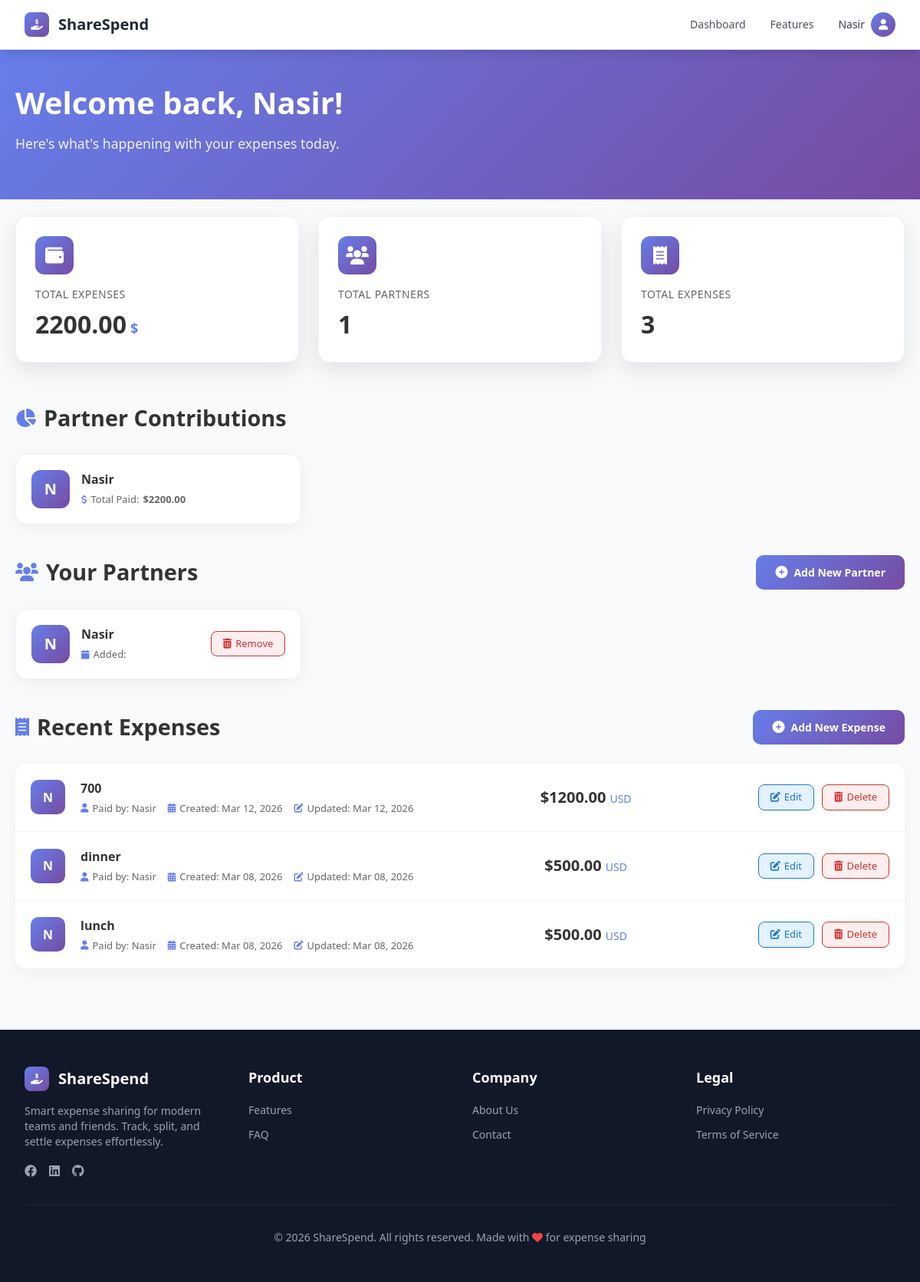
The app's page /dashboard/ (signed in) with its own data.
### Partners/models.py (models this page shows, shortened)
class Partner(models.Model):
    user_id = models.IntegerField(default=0)
    name = models.CharField(max_length=100)

### Expenses/models.py (models this page shows, shortened)
class Expenses(models.Model):
    user= models.ForeignKey(User, on_delete=models.CASCADE)
    partner= models.ForeignKey(Partner, on_delete=models.CASCADE)
    amount=models.DecimalField(max_digits=10, decimal_places=2)
    description=models.TextField()
    created_at = models.DateTimeField(auto_now_add=True)
    updated_at = models.DateTimeField(auto_now=True)

### Dashboard/views.py (the view)
# urls.py: path('dashboard/', views.dashboard_view, name='dashboard'),
@login_required(login_url='Authentication:login')
def dashboard_view(request):
    expenses_list=Expenses.objects.filter(user_id=request.user.id)
    sorted_expenses = sorted(expenses_list,  key=attrgetter('created_at'), reverse=True)
    partners_list=Partner.objects.filter(user_id=request.user.id)
    total_expenses = 0
    budget_list={}
    for expense in sorted_expenses:
        total_expenses += expense.amount
        if expense.partner.name in budget_list:
            budget_list[expense.partner.name] += expense.amount
        else:
            budget_list[expense.partner.name] = expense.amount
    return render(request, 'Dashboard/dashboard.html' , {'Expenses_list': sorted_expenses , 'Partners_list': partners_list ,'total_budget' : total_expenses , 'budget_list' : budget_list })

### templates/Dashboard/dashboard.html (shortened to what this page needs)
{% extends 'base.html' %}
{% block content %}
<div class="dashboard-header">
    <div class="welcome-section">
        <h1 class="welcome-title">Welcome back, {{ user.username }}! </h1>
        <p class="welcome-subtitle">Here's what's happening with your expenses today.</p>
    </div>
</div><br><br><br>
<div class="stats-grid">
    <div class="stat-card">
        <div class="stat-icon">
            <i class="fas fa-wallet"></i>
        </div>
        <div class="stat-label">Total Expenses</div>
        <div class="stat-value">
            {{ total_budget|default:'0' }}<span class="stat-currency">$</span>
        </div>
    </div>
    <div class="stat-card">
        <div class="stat-icon">
            <i class="fas fa-users"></i>
        </div>
        <div class="stat-label">Total Partners</div>
        <div class="stat-value">
            {{ Partners_list|length|default:'0' }}
        </div>
    </div>
    <div class="stat-card">
        <div class="stat-icon">
            <i class="fas fa-receipt"></i>
        </div>
        <div class="stat-label">Total Expenses</div>
        <div class="stat-value">
            {{ Expenses_list|length|default:'0' }}
        </div>
    </div>
</div>
<div class="dashboard-content">
    {% if budget_list %}
    <div class="section-header">
        <div class="section-title">
            <i class="fas fa-chart-pie"></i>
            <h2>Partner Contributions</h2>
        </div>
    </div>
    <div class="partners-grid">
        {% for name, amount in budget_list.items %}
        <div class="partner-card">
            <div class="partner-info">
                <div class="partner-avatar">
                    {{ name|first|upper }}
                </div>
                <div class="partner-details">
                    <h3>{{ name }}</h3>
                    <p>
                        <i class="fas fa-dollar-sign"></i>
                        Total Paid: <strong>${{ amount }}</strong>
                    </p>
                </div>
            </div>
        </div>
        {% endfor %}
    </div>
    {% endif %}
    <div class="section-header">
        <div class="section-title">
            <i class="fas fa-users"></i>
            <h2>Your Partners</h2>
        </div>
        <a href="{% url 'Partners:add_partner' %}" class="btn-add">
            <i class="fas fa-plus-circle"></i>
            Add New Partner
        </a>
    </div>
    {% if Partners_list %}
    <div class="partners-grid">
        {% for partner in Partners_list %}
        <div class="partner-card">
            <div class="partner-info">
                <div class="partner-avatar">
                    {{ partner.name|first|upper }}
                </div>
                <div class="partner-details">
                    <h3>{{ partner.name }}</h3>
                    <p>
                        <i class="fas fa-calendar"></i>
                        Added: {{ partner.created_at|date:"M d, Y" }}
                    </p>
                </div>
            </div>
            <a href="{% url 'Partners:remove_partner' partner.id %}" class="btn-remove" onclick="return confirm('Are you sure you want to remove this partner? This action cannot be undone.');">
                <i class="fas fa-trash-alt"></i>
                Remove
            </a>
        </div>
        {% endfor %}
    </div>
    {% endif %}
    <div class="section-header" style="margin-top: 40px;">
        <div class="section-title">
            <i class="fas fa-receipt"></i>
            <h2>Recent Expenses</h2>
        </div>
        <a href="{% url 'Expenses:add_expense' %}" class="btn-add">
            <i class="fas fa-plus-circle"></i>
            Add New Expense
        </a>
    </div>
    {% if Expenses_list %}
    <div class="expenses-list">
        {% for expense in  Expenses_list %}
        <div class="expense-item">
            <div class="expense-info">
                <div class="expense-avatar">
                    {{ expense.partner.name|first|upper }}
                </div>
                <div class="expense-details">
                    <h4>{{ expense.description }}</h4>
                    <div class="expense-meta">
                        <span>
                            <i class="fas fa-user"></i>
                            Paid by: {{ expense.partner.name }}
                        </span>
                        <span>
                            <i class="fas fa-calendar-alt"></i>
                            Created: {{ expense.created_at|date:"M d, Y" }}
                        </span>
                        {% if expense.updated_at != expense.created_at %}
                        <span>
                            <i class="fas fa-edit"></i>
                            Updated: {{ expense.updated_at|date:"M d, Y" }}
                        </span>
                        {% endif %}
                    </div>
                </div>
            </div>
            <div class="expense-amount">
                ${{ expense.amount }}<small>USD</small>
            </div>
            <div class="expense-actions">
                <a href="{% url 'Expenses:edit_expense' expense.id %}" class="btn-edit">
                    <i class="fas fa-edit"></i>
                    Edit
                </a>
                <a href="{% url 'Expenses:remove_expense' expense.id %}" class="btn-remove" onclick="return confirm('Are you sure you want to delete this expense?');">
                    <i class="fas fa-trash-alt"></i>
                    Delete
                </a>
            </div>
        </div>
        {% endfor %}
    </div>
    {% endif %}
</div>
{% endblock %}

### templates/base.html (shortened to what this page needs)
<!DOCTYPE html>
<html lang="en">
<head>
    <script src="https://cdn.tailwindcss.com"></script>
    <link rel="stylesheet" href="https://cdnjs.cloudflare.com/ajax/libs/font-awesome/6.0.0/css/all.min.css">
</head>
<body class="bg-gray-50 font-sans antialiased">
  <nav class="bg-white shadow-lg border-b border-gray-200 sticky top-0 z-50">
    <div class="max-w-7xl mx-auto px-4 sm:px-6 lg:px-8">
        <div class="flex justify-between h-16">
            <div class="flex items-center">
                <a href="{% url 'Dashboard:home' %}" class="flex items-center space-x-3">
                    <div class="w-8 h-8 gradient-bg rounded-lg flex items-center justify-center">
                        <i class="fas fa-hand-holding-usd text-white text-sm"></i>
                    </div>
                    <span class="font-bold text-xl text-gray-800">ShareSpend</span>
                </a>
            </div>
            <div class="hidden md:flex items-center space-x-8">
                <a href="{% url 'Dashboard:dashboard' %}" class="text-gray-600 hover:text-gray-900 text-sm font-medium">Dashboard</a>
                <a href="#features" class="text-gray-600 hover:text-gray-900 text-sm font-medium">Features</a>
                {% if user.is_authenticated %}
                    <div class="relative" x-data="{ open: false }">
                        <button @click="open = !open" class="flex items-center space-x-2 text-gray-700">
                            <span class="text-sm font-medium">{{ user.username }}</span>
                            <div class="w-8 h-8 gradient-bg rounded-full flex items-center justify-center text-white">
                                <i class="fas fa-user text-sm"></i>
                            </div>
                        </button>
                    </div>
                {% else %}
                    <a href="{% url 'Authentication:login' %}" class="text-gray-600 text-sm font-medium">Login</a>
                    <a href="{% url 'Authentication:register' %}" class="gradient-bg text-white px-4 py-2 rounded-lg text-sm font-medium">Sign Up</a>
                {% endif %}
            </div>
        </div>
    </div>
</nav>
    <main>
        {% block content %}
        {% endblock %}
    </main>
    <footer class="bg-gray-900 text-white mt-20">
        <div class="max-w-7xl mx-auto px-4 sm:px-6 lg:px-8 py-12">
            <div class="grid grid-cols-1 md:grid-cols-4 gap-8">
                <div>
                    <div class="flex items-center space-x-3 mb-4">
                        <div class="w-8 h-8 gradient-bg rounded-lg flex items-center justify-center">
                            <i class="fas fa-hand-holding-usd text-white text-sm"></i>
                        </div>
                        <span class="font-bold text-xl">ShareSpend</span>
                    </div>
                    <p class="text-gray-400 text-sm">
                        Smart expense sharing for modern teams and friends. Track, split, and settle expenses effortlessly.
                    </p>
                    <div class="flex space-x-4 mt-4">
                        <a href="https://m.facebook.com/profile.php?id=100076844704394" target="_blank" class="text-gray-400 hover:text-white"><i class="fab fa-facebook"></i></a>
                        <a href="https://www.linkedin.com/in/nasirmureed/" target="_blank" class="text-gray-400 hover:text-white"><i class="fab fa-linkedin"></i></a>
                        <a href="https://github.com/Nasir-Mureed" target="_blank" class="text-gray-400 hover:text-white"><i class="fab fa-github"></i></a>
                    </div>
                </div>
                <div>
                    <h3 class="font-semibold text-lg mb-4">Product</h3>
                    <ul class="space-y-2">
                        <li><a href="#features" class="text-gray-400 hover:text-white text-sm">Features</a></li>
                        <li><a href="#" class="text-gray-400 hover:text-white text-sm">FAQ</a></li>
                    </ul>
                </div>
                <div>
                    <h3 class="font-semibold text-lg mb-4">Company</h3>
                    <ul class="space-y-2">
                        <li><a href="#" class="text-gray-400 hover:text-white text-sm">About Us</a></li>
                        <li><a href="{% url 'Dashboard:contact' %}" class="text-gray-400 hover:text-white text-sm">Contact</a></li>
                    </ul>
                </div>
                <div>
                    <h3 class="font-semibold text-lg mb-4">Legal</h3>
                    <ul class="space-y-2">
                        <li><a href="#" class="text-gray-400 hover:text-white text-sm">Privacy Policy</a></li>
                        <li><a href="#" class="text-gray-400 hover:text-white text-sm">Terms of Service</a></li>
                    </ul>
                </div>
            </div>
            <div class="border-t border-gray-800 mt-8 pt-8 text-center text-gray-400 text-sm">
                <p>&copy; {% now "Y" %} ShareSpend. All rights reserved. Made with <i class="fas fa-heart text-red-500"></i> for expense sharing</p>
            </div>
        </div>
    </footer>
</body>
</html>

### templates/base.html (style rules this page uses)
.gradient-bg { background: linear-gradient(135deg, #667eea 0%, #764ba2 100%); }

### records on screen
Partner: budget_list "N", budget_list "Nasir", name|first "N", name "Nasir"
Expenses: partner.name|first "N", description "700", partner.name "Nasir", created_at "Mar 12, 2026", updated_at "Mar 12, 2026", amount "1200.00"
Expenses: partner.name|first "N", description "dinner", partner.name "Nasir", created_at "Mar 08, 2026", updated_at "Mar 08, 2026", amount "500.00"
Expenses: partner.name|first "N", description "lunch", partner.name "Nasir", created_at "Mar 08, 2026", updated_at "Mar 08, 2026", amount "500.00"

### other values on screen
{{ user.username }} "Nasir"
{{ total_budget|default:'0' }} "2200.00"
{{ Partners_list|length|default:'0' }} "1"
{{ Expenses_list|length|default:'0' }} "3"
{{ amount }} "2200.00"
